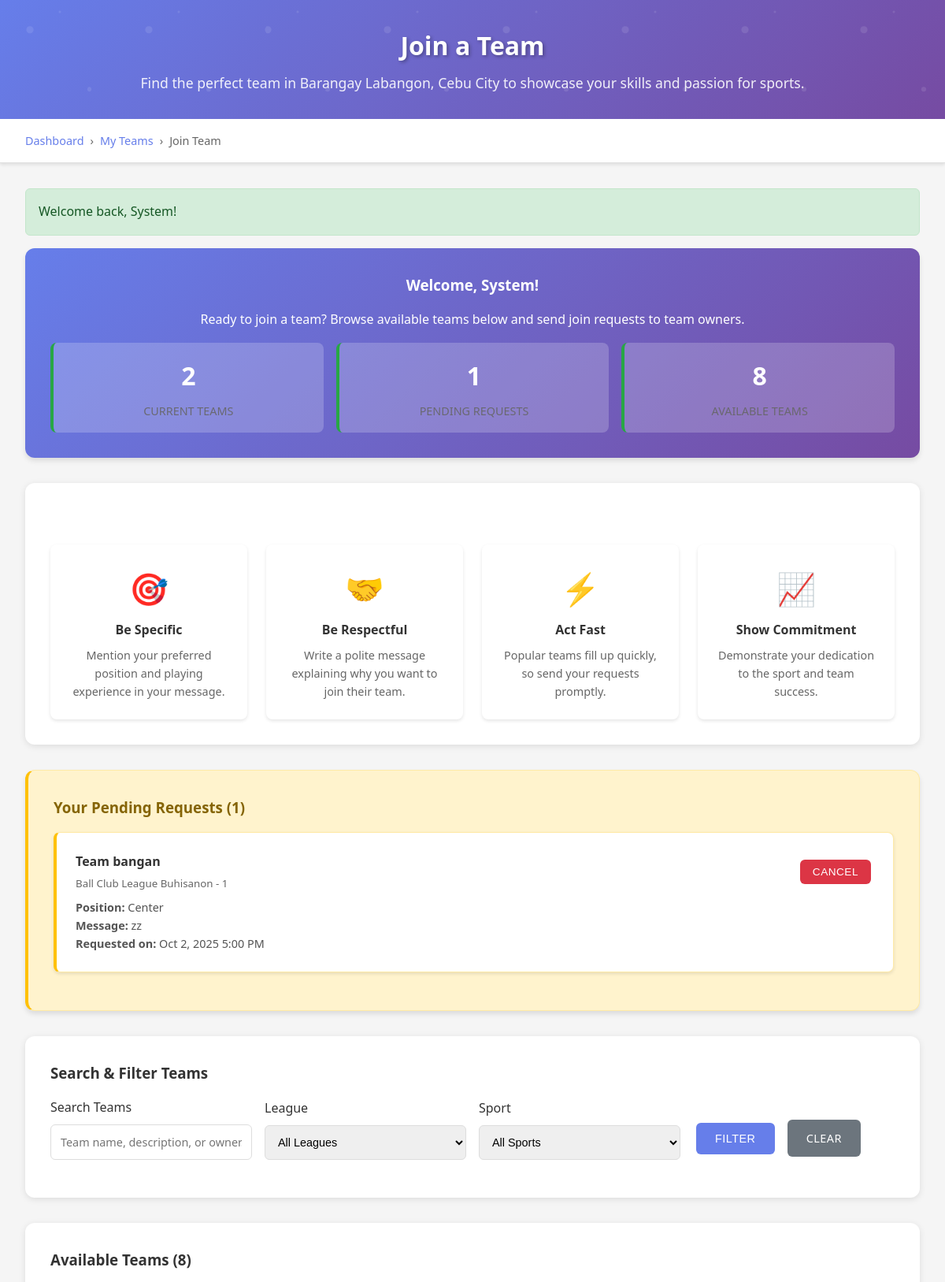
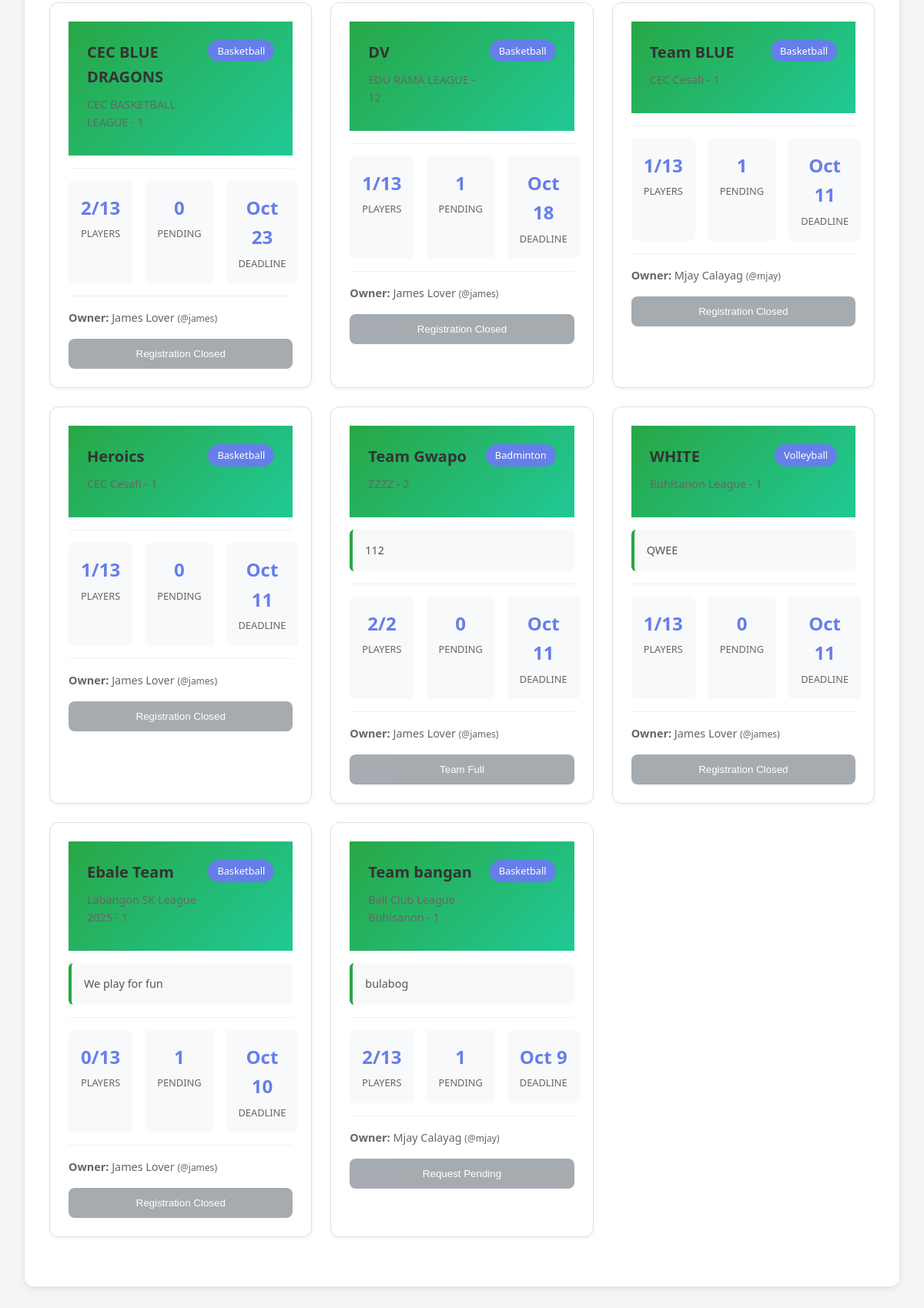
/team/join_team.php (signed in), run on the app's committed database (2 pictures, top to bottom).
### tables this page shows
CREATE TABLE `users` (
  `id` int(11) NOT NULL,
  `username` varchar(50) NOT NULL,
  `email` varchar(100) NOT NULL,
  `password` varchar(255) NOT NULL,
  `first_name` varchar(50) NOT NULL,
  `last_name` varchar(50) NOT NULL,
  `phone` varchar(20) DEFAULT NULL,
  `address` varchar(255) DEFAULT NULL,
  `role` enum('player','team_owner','admin') DEFAULT 'player',
  `created_at` timestamp NOT NULL DEFAULT current_timestamp(),
  `updated_at` timestamp NOT NULL DEFAULT current_timestamp() ON UPDATE current_timestamp(),
  `status` varchar(20) NOT NULL DEFAULT 'active'
);

CREATE TABLE `registration_requests` (
  `id` int(11) NOT NULL,
  `player_id` int(11) NOT NULL,
  `full_name` varchar(255) DEFAULT NULL,
  `current_address` text DEFAULT NULL,
  `sitio` varchar(100) DEFAULT NULL,
  `age` int(11) DEFAULT NULL,
  `birthday` date DEFAULT NULL,
  `team_id` int(11) NOT NULL,
  `league_id` int(11) NOT NULL,
  `preferred_position` varchar(50) DEFAULT NULL,
  `message` text DEFAULT NULL,
  `document_path` varchar(500) DEFAULT NULL,
  `status` enum('pending','approved','rejected') DEFAULT 'pending',
  `created_at` timestamp NOT NULL DEFAULT current_timestamp(),
  `processed_at` timestamp NULL DEFAULT NULL,
  `processed_by` int(11) DEFAULT NULL
);

CREATE TABLE `teams` (
  `id` int(11) NOT NULL,
  `name` varchar(100) NOT NULL,
  `league_id` int(11) DEFAULT NULL,
  `owner_id` int(11) NOT NULL,
  `description` text DEFAULT NULL,
  `logo_url` varchar(255) DEFAULT NULL,
  `wins` int(11) DEFAULT 0,
  `losses` int(11) DEFAULT 0,
  `draws` int(11) DEFAULT 0,
  `points` int(11) DEFAULT 0,
  `created_at` timestamp NOT NULL DEFAULT current_timestamp(),
  `goals_for` int(11) DEFAULT 0,
  `goals_against` int(11) DEFAULT 0
);

CREATE TABLE `leagues` (
  `id` int(11) NOT NULL,
  `name` varchar(100) NOT NULL,
  `sport_id` int(11) NOT NULL,
  `season` varchar(20) NOT NULL,
  `start_date` date NOT NULL,
  `end_date` date NOT NULL,
  `registration_deadline` date NOT NULL,
  `max_teams` int(11) DEFAULT 16,
  `rules` text DEFAULT NULL,
  `status` enum('draft','open','closed','active','completed') DEFAULT 'draft',
  `approval_required` tinyint(1) DEFAULT 0,
  `created_by` int(11) NOT NULL,
  `created_at` timestamp NOT NULL DEFAULT current_timestamp()
);

CREATE TABLE `sports` (
  `id` int(11) NOT NULL,
  `name` varchar(50) NOT NULL,
  `description` text DEFAULT NULL,
  `max_players_per_team` int(11) DEFAULT 11,
  `created_at` timestamp NOT NULL DEFAULT current_timestamp()
);

### team/join_team.php (the view, shortened to what this page needs)
<?php
require_once '../config/database.php';
$database = new Database();
$db = $database->connect();
$current_user = getCurrentUser();
$search = $_GET['search'] ?? '';
$where_conditions = ["l.status IN ('open', 'active')"];
$params = [];
$where_conditions[] = "t.owner_id != :user_id";
$where_conditions[] = "t.id NOT IN (
    SELECT team_id FROM team_members WHERE player_id = :user_id AND status = 'active'
)";
$params[':user_id'] = $current_user['id'];
$where_clause = "WHERE " . implode(" AND ", $where_conditions);
$teams_query = "SELECT t.*, l.name as league_name, l.season, l.status as league_status,
                       l.registration_deadline, l.max_teams,
                       s.name as sport_name, s.max_players_per_team,
                       u.first_name as owner_first_name, u.last_name as owner_last_name, u.username as owner_username,
                       (SELECT COUNT(*) FROM team_members WHERE team_id = t.id AND status = 'active') as member_count,
                       (SELECT COUNT(*) FROM registration_requests WHERE team_id = t.id AND status = 'pending') as pending_requests,
                       (SELECT COUNT(*) FROM registration_requests WHERE team_id = t.id AND player_id = :user_id AND status = 'pending') as user_has_pending
                FROM teams t
                JOIN leagues l ON t.league_id = l.id
                JOIN sports s ON l.sport_id = s.id
                JOIN users u ON t.owner_id = u.id
                $where_clause
                ORDER BY l.status DESC, t.created_at DESC";
$teams_stmt = $db->prepare($teams_query);
foreach ($params as $key => $value) {
    $teams_stmt->bindValue($key, $value);
}
$teams_stmt->execute();
$available_teams = $teams_stmt->fetchAll(PDO::FETCH_ASSOC);
$pending_requests_query = "SELECT rr.*, t.name as team_name, l.name as league_name, l.season, s.name as sport_name
                           FROM registration_requests rr
                           JOIN teams t ON rr.team_id = t.id
                           JOIN leagues l ON rr.league_id = l.id
                           JOIN sports s ON l.sport_id = s.id
                           WHERE rr.player_id = :user_id AND rr.status = 'pending'
                           ORDER BY rr.created_at DESC";
$pending_requests_stmt = $db->prepare($pending_requests_query);
$pending_requests_stmt->bindParam(':user_id', $current_user['id']);
$pending_requests_stmt->execute();
$user_pending_requests = $pending_requests_stmt->fetchAll(PDO::FETCH_ASSOC);
$user_teams_query = "SELECT COUNT(*) FROM team_members WHERE player_id = :user_id AND status = 'active'";
$user_teams_stmt = $db->prepare($user_teams_query);
$user_teams_stmt->bindParam(':user_id', $current_user['id']);
$user_teams_stmt->execute();
$user_teams_count = $user_teams_stmt->fetchColumn();
?>
<!DOCTYPE html>
<html lang="en">
<head>
    <link rel="stylesheet" href="style.css">
</head>
<body>
    <div class="header">
        <h1>Join a Team</h1>
        <p>Find the perfect team in Barangay Labangon, Cebu City to showcase your skills and passion for sports.</p>
    </div>
    <div class="nav-breadcrumb">
        <div class="breadcrumb">
            <a href="../dashboard.php">Dashboard</a>
            <span> › </span>
            <a href="my_teams.php">My Teams</a>
            <span> › </span>
            <span>Join Team</span>
        </div>
    </div>
    <div class="container">
        <div class="user-info">
            <h3 style="margin-bottom: 1rem;">
                Welcome, <?php echo htmlspecialchars($current_user['first_name']); ?>!
            </h3>
            <p style="margin-bottom: 1rem;">
                Ready to join a team? Browse available teams below and send join requests to team owners.
            </p>
            <div class="user-stats">
                <div class="stat-item">
                    <div class="stat-number"><?php echo $user_teams_count; ?></div>
                    <div class="stat-label">Current Teams</div>
                </div>
                <div class="stat-item">
                    <div class="stat-number"><?php echo count($user_pending_requests); ?></div>
                    <div class="stat-label">Pending Requests</div>
                </div>
                <div class="stat-item">
                    <div class="stat-number"><?php echo count($available_teams); ?></div>
                    <div class="stat-label">Available Teams</div>
                </div>
            </div>
        </div>
        <div class="tips-section">
            <h3 style="margin-bottom: 1rem;">Tips for Joining Teams</h3>
            <div class="tips-grid">
                <div class="tip-item">
                    <div class="tip-icon">🎯</div>
                    <h4>Be Specific</h4>
                    <p>Mention your preferred position and playing experience in your message.</p>
                </div>
                <div class="tip-item">
                    <div class="tip-icon">🤝</div>
                    <h4>Be Respectful</h4>
                    <p>Write a polite message explaining why you want to join their team.</p>
                </div>
                <div class="tip-item">
                    <div class="tip-icon">⚡</div>
                    <h4>Act Fast</h4>
                    <p>Popular teams fill up quickly, so send your requests promptly.</p>
                </div>
                <div class="tip-item">
                    <div class="tip-icon">📈</div>
                    <h4>Show Commitment</h4>
                    <p>Demonstrate your dedication to the sport and team success.</p>
                </div>
            </div>
        </div>
        <?php if (count($user_pending_requests) > 0): ?>
        <div class="pending-requests-section">
            <h3 style="margin-bottom: 1rem; color: #856404;">Your Pending Requests (<?php echo count($user_pending_requests); ?>)</h3>
            <?php foreach ($user_pending_requests as $request): ?>
            <div class="request-card">
                <div class="request-header">
                    <div class="request-team">
                        <?php echo htmlspecialchars($request['team_name']); ?>
                        <small><?php echo htmlspecialchars($request['league_name']); ?> - <?php echo htmlspecialchars($request['season']); ?></small>
                    </div>
                    <form method="post" style="margin:0;">
                        <button type="submit" name="cancel_request" class="btn btn-danger btn-sm"
                                onclick="return confirm('Are you sure you want to cancel this request?')">Cancel</button>
                    </form>
                </div>
                <div style="margin-top: 0.5rem; font-size: 0.9rem; color: #555;">
                    <strong>Position:</strong> <?php echo htmlspecialchars($request['preferred_position']); ?><br>
                    <?php if ($request['message']): ?>
                    <strong>Message:</strong> <?php echo htmlspecialchars($request['message']); ?><br>
                    <?php endif; ?>
                    <strong>Requested on:</strong> <?php echo date('M j, Y g:i A', strtotime($request['created_at'])); ?>
                </div>
            </div>
            <?php endforeach; ?>
        </div>
        <?php endif; ?>
        <div class="filters-section">
            <h3 style="margin-bottom: 1rem;">Search & Filter Teams</h3>
            <form method="get" class="filters-form">
                <div class="form-group">
                    <label for="search">Search Teams</label>
                    <input type="text" id="search" name="search" placeholder="Team name, description, or owner..."
                           value="<?php echo htmlspecialchars($search); ?>">
                </div>
                <div class="form-group">
                    <label for="league">League</label>
                    <select id="league" name="league">
                        <option value="">All Leagues</option>
                    </select>
                </div>
                <div class="form-group">
                    <label for="sport">Sport</label>
                    <select id="sport" name="sport">
                        <option value="">All Sports</option>
                    </select>
                </div>
                <div class="form-group">
                    <button type="submit" class="btn btn-primary">Filter</button>
                    <a href="join_team.php" class="btn btn-secondary" style="margin-left: 0.5rem;">Clear</a>
                </div>
            </form>
        </div>
        <div class="teams-section">
            <h3 style="margin-bottom: 1rem;">Available Teams (<?php echo count($available_teams); ?>)</h3>
            <?php if (count($available_teams) > 0): ?>
            <div class="teams-grid">
                <?php foreach ($available_teams as $team): ?>
                <div class="team-card">
                    <?php
                    $is_full = $team['member_count'] >= $team['max_players_per_team'];
                    $has_pending = $team['user_has_pending'] > 0;
                    $deadline_passed = strtotime($team['registration_deadline']) < time();
                    ?>
                    <div class="team-header">
                        <div>
                            <h4 class="team-name"><?php echo htmlspecialchars($team['name']); ?></h4>
                            <div class="team-league">
                                <?php echo htmlspecialchars($team['league_name']); ?> - <?php echo htmlspecialchars($team['season']); ?>
                            </div>
                        </div>
                        <div class="team-sport">
                            <?php echo htmlspecialchars($team['sport_name']); ?>
                        </div>
                    </div>
                    <?php if ($team['description']): ?>
                    <div class="team-description">
                        <?php echo htmlspecialchars(substr($team['description'], 0, 150)); ?>
                    </div>
                    <?php endif; ?>
                    <div class="team-stats">
                        <div class="team-stat">
                            <div class="team-stat-number"><?php echo $team['member_count']; ?>/<?php echo $team['max_players_per_team']; ?></div>
                            <div class="team-stat-label">Players</div>
                        </div>
                        <div class="team-stat">
                            <div class="team-stat-number"><?php echo $team['pending_requests']; ?></div>
                            <div class="team-stat-label">Pending</div>
                        </div>
                        <div class="team-stat">
                            <div class="team-stat-number">
                                <?php echo date('M j', strtotime($team['registration_deadline'])); ?>
                            </div>
                            <div class="team-stat-label">Deadline</div>
                        </div>
                    </div>
                    <div class="team-owner">
                        <strong>Owner:</strong> <?php echo htmlspecialchars($team['owner_first_name'] . ' ' . $team['owner_last_name']); ?>
                        <small>(@<?php echo htmlspecialchars($team['owner_username']); ?>)</small>
                    </div>
                    <?php if ($has_pending): ?>
                        <button class="join-btn" disabled>
                            Request Pending
                        </button>
                    <?php elseif ($is_full): ?>
                        <button class="join-btn" disabled>
                            Team Full
                        </button>
                    <?php elseif ($deadline_passed): ?>
                        <button class="join-btn" disabled>
                            Registration Closed
                        </button>
                    <?php endif; ?>
                </div>
                <?php endforeach; ?>
            </div>
            <?php endif; ?>
        </div>
    </div>
</body>
</html>

### data on the page
users: first_name "System"
registration_requests: team.name "Team bangan", league.name "Ball Club League Buhisanon", league.season "1", preferred_position "Center", message "zz", created_at "Oct 2, 2025 5:00 PM"
teams: name "CEC BLUE DRAGONS", league.name "CEC BASKETBALL LEAGUE", league.season "1", sports.name "Basketball", member_count "2", sports.max_players_per_team "13", pending_requests "0", league.registration_deadline "Oct 23", owner.last_name "James Lover", owner.username "james", shows "Registration Closed"
teams: name "DV", league.name "EDU RAMA LEAGUE", league.season "12", sports.name "Basketball", member_count "1", sports.max_players_per_team "13", pending_requests "1", league.registration_deadline "Oct 18", owner.last_name "James Lover", owner.username "james", shows "Registration Closed"
teams: name "Team BLUE", league.name "CEC Cesafi", league.season "1", sports.name "Basketball", member_count "1", sports.max_players_per_team "13", pending_requests "1", league.registration_deadline "Oct 11", owner.last_name "Mjay Calayag", owner.username "mjay", shows "Registration Closed"
teams: name "Heroics", league.name "CEC Cesafi", league.season "1", sports.name "Basketball", member_count "1", sports.max_players_per_team "13", pending_requests "0", league.registration_deadline "Oct 11", owner.last_name "James Lover", owner.username "james", shows "Registration Closed"
teams: name "Team Gwapo", league.name "ZZZZ", league.season "2", sports.name "Badminton", description "112", member_count "2", sports.max_players_per_team "2", pending_requests "0", league.registration_deadline "Oct 11", owner.last_name "James Lover", owner.username "james", shows "Team Full"
teams: name "WHITE", league.name "Buhisanon League", league.season "1", sports.name "Volleyball", description "QWEE", member_count "1", sports.max_players_per_team "13", pending_requests "0", league.registration_deadline "Oct 11", owner.last_name "James Lover", owner.username "james", shows "Registration Closed"
teams: name "Ebale Team", league.name "Labangon SK League 2025", league.season "1", sports.name "Basketball", description "We play for fun", member_count "0", sports.max_players_per_team "13", pending_requests "1", league.registration_deadline "Oct 10", owner.last_name "James Lover", owner.username "james", shows "Registration Closed"
teams: name "Team bangan", league.name "Ball Club League Buhisanon", league.season "1", sports.name "Basketball", description "bulabog", member_count "2", sports.max_players_per_team "13", pending_requests "1", league.registration_deadline "Oct 9", owner.last_name "Mjay Calayag", owner.username "mjay", shows "Request Pending"

### other printed values
$message "Welcome back, System!"
$user_teams_count "2"
count($user_pending_requests) "1"
count($available_teams) "8"
